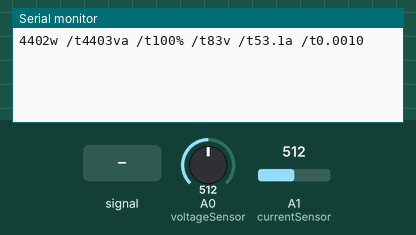
Recording of a sketch running on a simulated Arduino Uno, built with avr-gcc and run on an emulated ATmega328P. Parts: the last lines printed to the serial monitor. The test bench sets the inputs (shaded band); at power-on: A0 (voltageSensor) = 512, A1 (currentSensor) = 512.

Above: at 1.2 s.
1.3 s: A0 (voltageSensor) fed a 200 Hz sine of ±81 counts around its level
At 2.3 s:
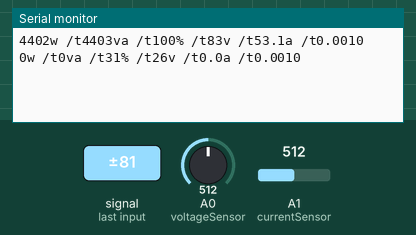
2.8 s: A0 (voltageSensor) set to 716
At 4.0 s:
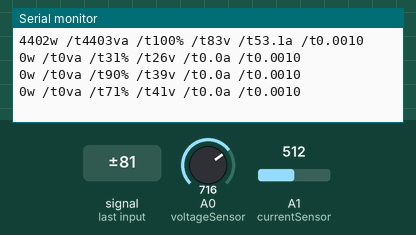
5.8 s: A1 (currentSensor) set to 716
At 6.5 s:
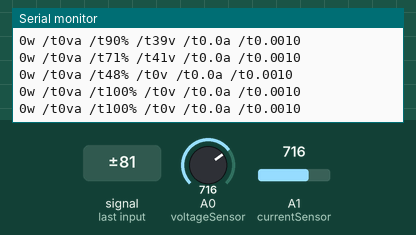
7.3 s: A0 (voltageSensor) set to 900
At 7.8 s:
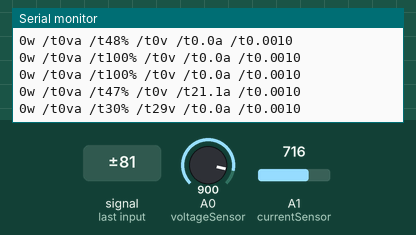
8.8 s: A1 (currentSensor) set to 900
At 9.7 s:
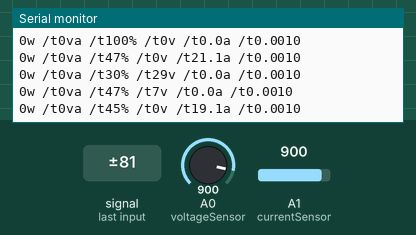
Timing chart, 0 to 11.3 s (numbered marks = the images above; inputs shaded):
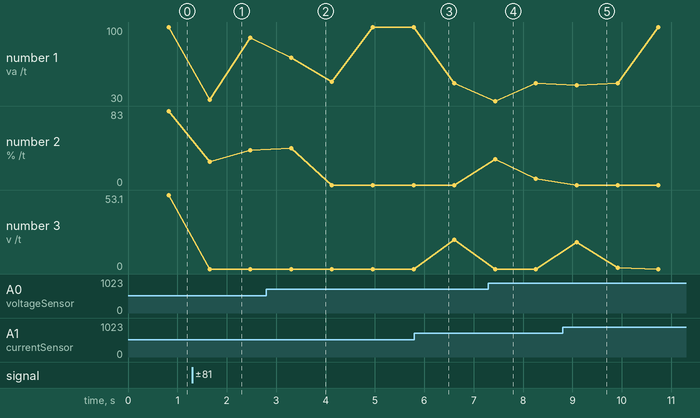

Measured:
- after the input at 1.3 s, the serial monitor: prints a new line after 0.35 s (image 1)
- after the input at 2.8 s, the serial monitor: prints a new line after 0.50 s (image 2)
- after the input at 7.3 s, the serial monitor: prints a new line after 0.13 s (image 4)
- after the input at 8.8 s, the serial monitor: prints a new line after 0.29 s (image 5)
- plotted number 1: 100 → 90 after the input at 1.3 s, 100 → 47 after the input at 5.8 s
- plotted number 2: 83 → 39 after the input at 1.3 s, 0 → 7 after the input at 7.3 s
- plotted number 3: 0 → 21.1 after the input at 5.8 s

The sketch:

VoltageRead4.ino
```cpp
//#include <LiquidCrystal.h>
//LiquidCrystal lcd(3, 5, 6, 7, 8, 9);
const int voltageSensor = A0;
const int currentSensor = A1;
const int numberOfSamples = 2280;
// Calibration constants
const float AC_WALL_VOLTAGE = 120.9;
const float AC_ADAPTER_VOLTAGE = 14.1;
const float AC_VOLTAGE_DIV_VOUT = 0.85;
const float CT_BURDEN_RESISTOR = 33;
const float CT_TURNS = 3000.0;
// Calibration coefficients
const float VCAL = 1.0;
const float ICAL = 1.0;
const float PHASECAL = 0.9;
// Calculated ratio constants, modified by VCAL/ICAL
const float AC_ADAPTER_RATIO = AC_WALL_VOLTAGE / AC_ADAPTER_VOLTAGE;
const float AC_VOLTAGE_DIV_RATIO = AC_ADAPTER_VOLTAGE / AC_VOLTAGE_DIV_VOUT;
const float V_RATIO = AC_ADAPTER_RATIO * AC_VOLTAGE_DIV_RATIO * 5 / 1024 * VCAL;
const float I_RATIO = CT_TURNS / CT_BURDEN_RESISTOR * 5 / 1024 * ICAL;
// Sample variables
int lastSampleV, lastSampleI, sampleV, sampleI;
// Filter variables
float lastFilteredV, lastFilteredI, filteredV, filteredI;
// Power sample totals
float sumI, sumV, sumP;
// Phase calibrated instantaneous voltage
float calibratedV;
// Calculated power variables
float realPower, apparentPower, powerFactor, voltageRMS, currentRMS;
unsigned long last_kWhTime, kWhTime;
float kilowattHour = 0.0;
void setup() {
  Serial.begin(9600);
}
void loop() {
  calculatePower();
  displayPower();
}
void calculatePower() {
  for (int i = 0; i < numberOfSamples; i++) {
    // Used for voltage offset removal
    lastSampleV = sampleV;
    lastSampleI = sampleI;
    // Read voltage and current values
    sampleV = analogRead(voltageSensor);
    sampleI = analogRead(currentSensor);
    // Used for voltage offset removal
    lastFilteredV = filteredV;
    lastFilteredI = filteredI;
    // Digital high pass filters to remove 2.5V DC offset
    filteredV = 0.996 * (lastFilteredV + sampleV - lastSampleV);
    filteredI = 0.996 * (lastFilteredI + sampleI - lastSampleI);
    // Phase calibration
    calibratedV = lastFilteredV + PHASECAL * (filteredV - lastFilteredV);
    // Root-mean-square voltage
    sumV += calibratedV * calibratedV;
    // Root-mean-square current
    sumI += filteredI * filteredI;
    // Instantaneous Power
    sumP += abs(calibratedV * filteredI);
  }
  // Calculation of the root of the mean of the voltage and current squared (rms)
  // Calibration coeficients applied
  voltageRMS = V_RATIO * sqrt(sumV / numberOfSamples);
  currentRMS = I_RATIO * sqrt(sumI / numberOfSamples);
  // Calculate power values
  realPower = V_RATIO * I_RATIO * sumP / numberOfSamples;
  apparentPower = voltageRMS * currentRMS;
  powerFactor = realPower / apparentPower;
  // Calculate running total kilowatt hours
  // This value will reset in 50 days
  last_kWhTime = kWhTime;
  kWhTime = millis();
  // Convert watts into kilowatts and multiply by the time since the last reading in ms
  kilowattHour += (realPower / 1000) * ((kWhTime - last_kWhTime) / 3600000.0);
  // Reset sample totals
  sumV = 0;
  sumI = 0;
  sumP = 0;
}
void displayPower() {
  Serial.print(realPower, 0);
  Serial.print("w /t");
  Serial.print(apparentPower, 0);
  Serial.print("va /t");
  Serial.print(powerFactor * 100, 0);
  Serial.print("% /t");
  Serial.print(voltageRMS, 0);
  Serial.print("v /t");
  Serial.print(currentRMS, 1);
  Serial.print("a /t");
  Serial.println(kilowattHour, 4);
}
```
